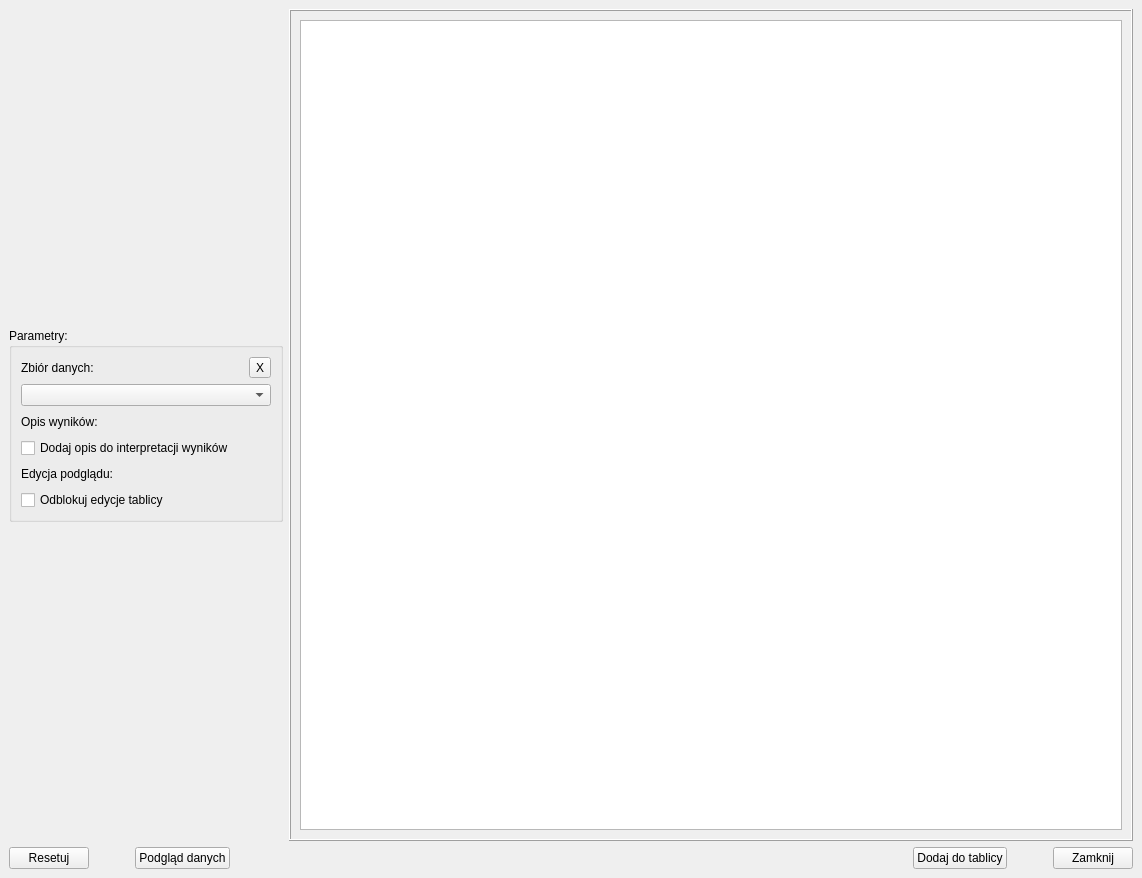
<?xml version="1.0" encoding="UTF-8"?>
<ui version="4.0">
 <class>MainWindow_Test_Jarque_Bera</class>
 <widget class="QMainWindow" name="MainWindow_Test_Jarque_Bera">
  <property name="windowModality">
   <enum>Qt::WindowModal</enum>
  </property>
  <property name="geometry">
   <rect>
    <x>0</x>
    <y>0</y>
    <width>1142</width>
    <height>878</height>
   </rect>
  </property>
  <property name="windowTitle">
   <string>Test Jarque Bera</string>
  </property>
  <widget class="QWidget" name="centralwidget">
   <layout class="QVBoxLayout" name="verticalLayout_12">
    <item>
     <layout class="QHBoxLayout" name="horizontalLayout_2">
      <item>
       <layout class="QHBoxLayout" name="horizontalLayout">
        <item>
         <layout class="QVBoxLayout" name="verticalLayout_2">
          <item>
           <spacer name="verticalSpacer_2">
            <property name="orientation">
             <enum>Qt::Vertical</enum>
            </property>
            <property name="sizeHint" stdset="0">
             <size>
              <width>20</width>
              <height>40</height>
             </size>
            </property>
           </spacer>
          </item>
          <item>
           <widget class="QGroupBox" name="groupBox">
            <property name="sizePolicy">
             <sizepolicy hsizetype="Fixed" vsizetype="Fixed">
              <horstretch>0</horstretch>
              <verstretch>0</verstretch>
             </sizepolicy>
            </property>
            <property name="title">
             <string>Parametry:</string>
            </property>
            <layout class="QVBoxLayout" name="verticalLayout_13">
             <item>
              <layout class="QVBoxLayout" name="verticalLayout_3">
               <item>
                <layout class="QHBoxLayout" name="horizontalLayout_3">
                 <item>
                  <widget class="QLabel" name="label">
                   <property name="text">
                    <string>Zbiór danych:</string>
                   </property>
                  </widget>
                 </item>
                 <item>
                  <spacer name="horizontalSpacer">
                   <property name="orientation">
                    <enum>Qt::Horizontal</enum>
                   </property>
                   <property name="sizeHint" stdset="0">
                    <size>
                     <width>40</width>
                     <height>20</height>
                    </size>
                   </property>
                  </spacer>
                 </item>
                 <item>
                  <widget class="QToolButton" name="toolButton_Data_Column">
                   <property name="text">
                    <string>X</string>
                   </property>
                  </widget>
                 </item>
                </layout>
               </item>
               <item>
                <widget class="QComboBox" name="comboBox_Data_Column">
                 <property name="minimumSize">
                  <size>
                   <width>250</width>
                   <height>0</height>
                  </size>
                 </property>
                 <property name="placeholderText">
                  <string>Wybierz kolumne danych...</string>
                 </property>
                </widget>
               </item>
              </layout>
             </item>
             <item>
              <layout class="QVBoxLayout" name="verticalLayout_4">
               <item>
                <layout class="QHBoxLayout" name="horizontalLayout_5">
                 <item>
                  <widget class="QLabel" name="label_3">
                   <property name="text">
                    <string>Opis wyników:</string>
                   </property>
                  </widget>
                 </item>
                 <item>
                  <spacer name="horizontalSpacer_5">
                   <property name="orientation">
                    <enum>Qt::Horizontal</enum>
                   </property>
                   <property name="sizeHint" stdset="0">
                    <size>
                     <width>40</width>
                     <height>20</height>
                    </size>
                   </property>
                  </spacer>
                 </item>
                </layout>
               </item>
               <item>
                <widget class="QCheckBox" name="checkBox_Description_Of_Results">
                 <property name="text">
                  <string>Dodaj opis do interpretacji wyników</string>
                 </property>
                </widget>
               </item>
              </layout>
             </item>
             <item>
              <layout class="QVBoxLayout" name="verticalLayout_16">
               <item>
                <layout class="QHBoxLayout" name="horizontalLayout_15">
                 <item>
                  <widget class="QLabel" name="label_12">
                   <property name="text">
                    <string>Edycja podglądu:</string>
                   </property>
                  </widget>
                 </item>
                 <item>
                  <spacer name="horizontalSpacer_14">
                   <property name="orientation">
                    <enum>Qt::Horizontal</enum>
                   </property>
                   <property name="sizeHint" stdset="0">
                    <size>
                     <width>40</width>
                     <height>20</height>
                    </size>
                   </property>
                  </spacer>
                 </item>
                </layout>
               </item>
               <item>
                <widget class="QCheckBox" name="checkBox_Board_Is_Enabled">
                 <property name="text">
                  <string>Odblokuj edycje tablicy</string>
                 </property>
                 <property name="checked">
                  <bool>false</bool>
                 </property>
                </widget>
               </item>
              </layout>
             </item>
            </layout>
           </widget>
          </item>
          <item>
           <spacer name="verticalSpacer">
            <property name="orientation">
             <enum>Qt::Vertical</enum>
            </property>
            <property name="sizeHint" stdset="0">
             <size>
              <width>20</width>
              <height>40</height>
             </size>
            </property>
           </spacer>
          </item>
         </layout>
        </item>
       </layout>
      </item>
      <item>
       <widget class="QFrame" name="frame">
        <property name="frameShape">
         <enum>QFrame::Box</enum>
        </property>
        <property name="frameShadow">
         <enum>QFrame::Raised</enum>
        </property>
        <layout class="QVBoxLayout" name="verticalLayout_14">
         <item>
          <widget class="QTextEdit" name="textEdit_Preview_Board">
           <property name="enabled">
            <bool>true</bool>
           </property>
           <property name="sizePolicy">
            <sizepolicy hsizetype="Expanding" vsizetype="Expanding">
             <horstretch>0</horstretch>
             <verstretch>0</verstretch>
            </sizepolicy>
           </property>
           <property name="font">
            <font>
             <family>Segoe UI</family>
             <pointsize>14</pointsize>
            </font>
           </property>
           <property name="styleSheet">
            <string notr="true">QTextEdit{
font-size: 14pt;
font-family: &quot;Segoe UI&quot;;
}</string>
           </property>
           <property name="readOnly">
            <bool>true</bool>
           </property>
           <property name="html">
            <string>&lt;!DOCTYPE HTML PUBLIC &quot;-//W3C//DTD HTML 4.0//EN&quot; &quot;http://www.w3.org/TR/REC-html40/strict.dtd&quot;&gt;
&lt;html&gt;&lt;head&gt;&lt;meta name=&quot;qrichtext&quot; content=&quot;1&quot; /&gt;&lt;meta charset=&quot;utf-8&quot; /&gt;&lt;style type=&quot;text/css&quot;&gt;
p, li { white-space: pre-wrap; }
hr { height: 1px; border-width: 0; }
li.unchecked::marker { content: &quot;\2610&quot;; }
li.checked::marker { content: &quot;\2612&quot;; }
&lt;/style&gt;&lt;/head&gt;&lt;body style=&quot; font-family:'Segoe UI'; font-size:14pt; font-weight:400; font-style:normal;&quot;&gt;
&lt;p style=&quot;-qt-paragraph-type:empty; margin-top:0px; margin-bottom:0px; margin-left:0px; margin-right:0px; -qt-block-indent:0; text-indent:0px;&quot;&gt;&lt;br /&gt;&lt;/p&gt;&lt;/body&gt;&lt;/html&gt;</string>
           </property>
          </widget>
         </item>
        </layout>
       </widget>
      </item>
     </layout>
    </item>
    <item>
     <layout class="QHBoxLayout" name="horizontalLayout_11">
      <item>
       <widget class="QPushButton" name="pushButton_Reset_Options">
        <property name="text">
         <string>Resetuj</string>
        </property>
       </widget>
      </item>
      <item>
       <spacer name="horizontalSpacer_4">
        <property name="orientation">
         <enum>Qt::Horizontal</enum>
        </property>
        <property name="sizeType">
         <enum>QSizePolicy::Fixed</enum>
        </property>
        <property name="sizeHint" stdset="0">
         <size>
          <width>40</width>
          <height>20</height>
         </size>
        </property>
       </spacer>
      </item>
      <item>
       <widget class="QPushButton" name="pushButton_Data_Preview">
        <property name="text">
         <string>Podgląd danych</string>
        </property>
       </widget>
      </item>
      <item>
       <spacer name="horizontalSpacer_2">
        <property name="orientation">
         <enum>Qt::Horizontal</enum>
        </property>
        <property name="sizeHint" stdset="0">
         <size>
          <width>40</width>
          <height>20</height>
         </size>
        </property>
       </spacer>
      </item>
      <item>
       <widget class="QPushButton" name="pushButton_Add_To_Board">
        <property name="text">
         <string>Dodaj do tablicy</string>
        </property>
       </widget>
      </item>
      <item>
       <spacer name="horizontalSpacer_3">
        <property name="orientation">
         <enum>Qt::Horizontal</enum>
        </property>
        <property name="sizeType">
         <enum>QSizePolicy::Fixed</enum>
        </property>
        <property name="sizeHint" stdset="0">
         <size>
          <width>40</width>
          <height>20</height>
         </size>
        </property>
       </spacer>
      </item>
      <item>
       <widget class="QPushButton" name="pushButton_Close">
        <property name="text">
         <string>Zamknij</string>
        </property>
       </widget>
      </item>
     </layout>
    </item>
   </layout>
  </widget>
 </widget>
 <resources/>
 <connections>
  <connection>
   <sender>toolButton_Data_Column</sender>
   <signal>clicked()</signal>
   <receiver>comboBox_Data_Column</receiver>
   <slot>clearEditText()</slot>
   <hints>
    <hint type="sourcelabel">
     <x>335</x>
     <y>79</y>
    </hint>
    <hint type="destinationlabel">
     <x>184</x>
     <y>108</y>
    </hint>
   </hints>
  </connection>
  <connection>
   <sender>pushButton_Close</sender>
   <signal>clicked()</signal>
   <receiver>MainWindow_Test_Jarque_Bera</receiver>
   <slot>close()</slot>
   <hints>
    <hint type="sourcelabel">
     <x>1094</x>
     <y>782</y>
    </hint>
    <hint type="destinationlabel">
     <x>570</x>
     <y>402</y>
    </hint>
   </hints>
  </connection>
  <connection>
   <sender>checkBox_Board_Is_Enabled</sender>
   <signal>clicked(bool)</signal>
   <receiver>textEdit_Preview_Board</receiver>
   <slot>setDisabled(bool)</slot>
   <hints>
    <hint type="sourcelabel">
     <x>147</x>
     <y>475</y>
    </hint>
    <hint type="destinationlabel">
     <x>711</x>
     <y>422</y>
    </hint>
   </hints>
  </connection>
 </connections>
</ui>
